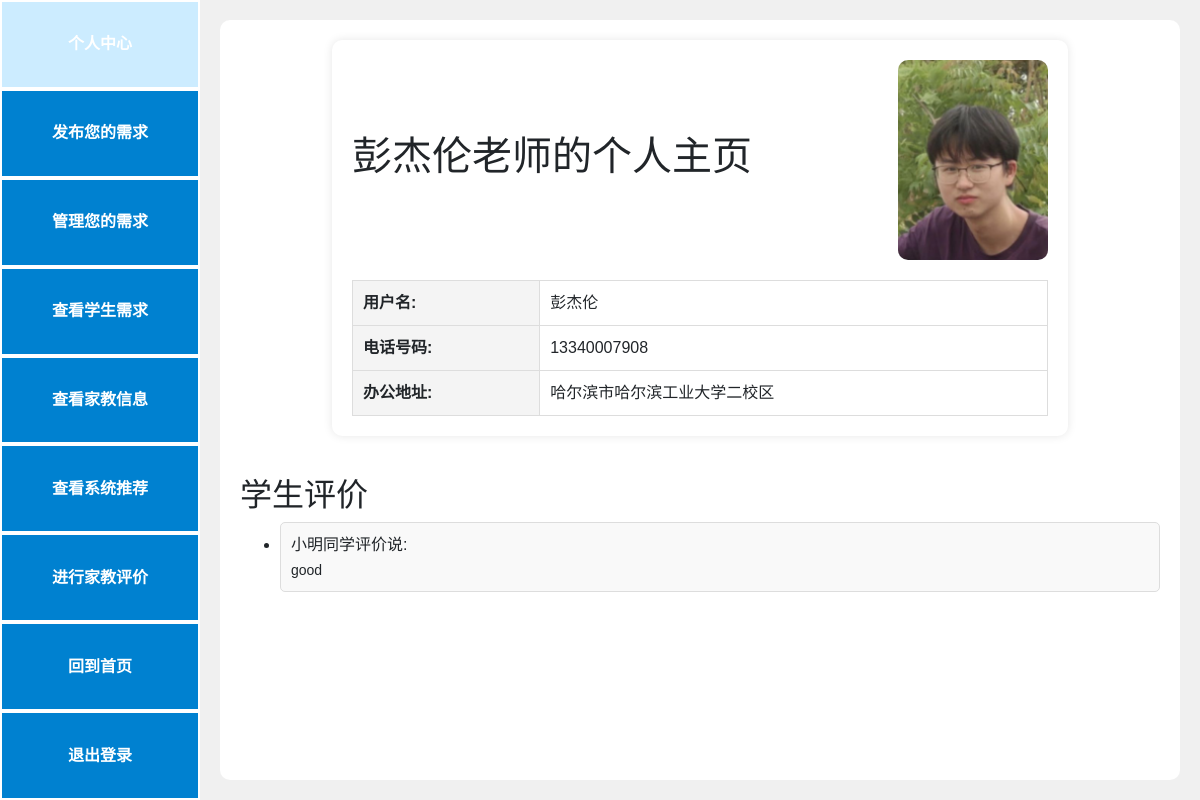
Screenshot of /tutor_profile/1 (signed in) with the database file from the repository.
### models.py (models this page shows)
class User(db.Model):
    id = db.Column(db.Integer, primary_key=True)
    username = db.Column(db.String(80), unique=True, nullable=False)
    password = db.Column(db.String(80), nullable=False)
    role = db.Column(db.String(20), nullable=False)  # role=tutor是老师，=student是学生
    phoneNumber = db.Column(db.String(20), unique=True, nullable=True)
    location = db.Column(db.String(80), unique=False, nullable=True)
    photo = db.Column(db.String(120), nullable=True)  # 假设存储照片的路径或URL

class Review(db.Model):
    id = db.Column(db.Integer, primary_key=True)
    tutor_id = db.Column(db.Integer, db.ForeignKey('tutor_info.id'), nullable=False)
    user_id = db.Column(db.Integer, db.ForeignKey('user.id'), nullable=False)
    username = db.Column(db.String(80), nullable=False)
    review = db.Column(db.Text, nullable=False)

### app.py (the view)
@app.route('/tutor_profile/<int:user_id>')
def tutor_profile(user_id):
    user = User.query.get(user_id)
    reviews = Review.query.filter_by(tutor_id=user_id).all()
    return render_template('tutor_profile.html', user=user, visitor=g.user, reviews=reviews)

### app.py (called while the page is built)
@app.before_request
def create_tables():
    if not hasattr(g, 'first_request'):  # 保证该函数只在第一次访问时执行
        g.first_request = True
        db.create_all()  # 创建所有在模型中定义的数据库表格

@app.before_request
def before_request():
    g.user = None
    if 'user_id' in session:
        g.user = User.query.get(session['user_id'])

### templates/tutor_profile.html (shortened to what this page needs)
{% if visitor.role == 'tutor' %}
    {% extends "base_tutor.html" %}
{% else %}
    {% extends "base_student.html" %}
{% endif %}
{% block content %}
<div class="profile-content">
    <div class="profile-header">
        <h1 class="center-text">{{ user.username }}老师的个人主页</h1>
        <img src="{{ url_for('static', filename='users/{}.png'.format(user.id)) }}" alt="您可以在”编辑资料”中上传您的照片" class="profile-photo">
    </div>
    <table class="profile-table">
        <tr>
            <th>用户名:</th>
            <td>{{ user.username }}</td>
        </tr>
        <tr>
            <th>电话号码:</th>
            <td>{{ user.phoneNumber }}</td>
        </tr>
        <tr>
            <th>办公地址:</th>
            <td>{{ user.location }}</td>
        </tr>
    </table>
</div>
<div class="reviews-section">
    <h2>学生评价</h2>
    <ul>
        {% for review in reviews %}
        <li class="review-item">
            <h4>{{ review.username }}同学评价说:</h4>
            <p>{{ review.review }}</p>
        </li>
        {% endfor %}
    </ul>
</div>
{% endblock %}

### templates/base_student.html (style rules this page uses)
body { font-family: Arial, sans-serif; display: flex; height: 100vh; margin: 0; background-color: #f0f0f0; background-attachment: fixed; }
.center-text { text-align: center; }

### templates/tutor_profile.html (style rules this page uses)
.profile-content { width: 80%; max-width: 1000px; background: white; padding: 20px; border-radius: 10px; box-shadow: 0 0 10px rgba(0, 0, 0, 0.1); margin: 0 auto; }
.profile-header { display: flex; justify-content: space-between; align-items: center; }
.profile-photo { width: 150px; height: 200px; object-fit: cover; border-radius: 10px; }
.profile-table { width: 100%; border-collapse: collapse; margin-top: 20px; }
.profile-table th, .profile-table td { padding: 10px; border: 1px solid #ddd; text-align: left; }
.profile-table th { background-color: #f4f4f4; }
.reviews-section { margin-top: 40px; }
.review-item { margin-bottom: 15px; padding: 10px; border: 1px solid #ddd; border-radius: 5px; background-color: #f9f9f9; }
.review-item h4 { margin: 0 0 5px 0; font-size: 16px; }
.review-item p { margin: 0; font-size: 14px; }
.center-text { text-align: center; }

### rows the page displays
User: username "彭杰伦", phoneNumber "13340007908", location "哈尔滨市哈尔滨工业大学二校区"
Review: username "小明", review "good"
